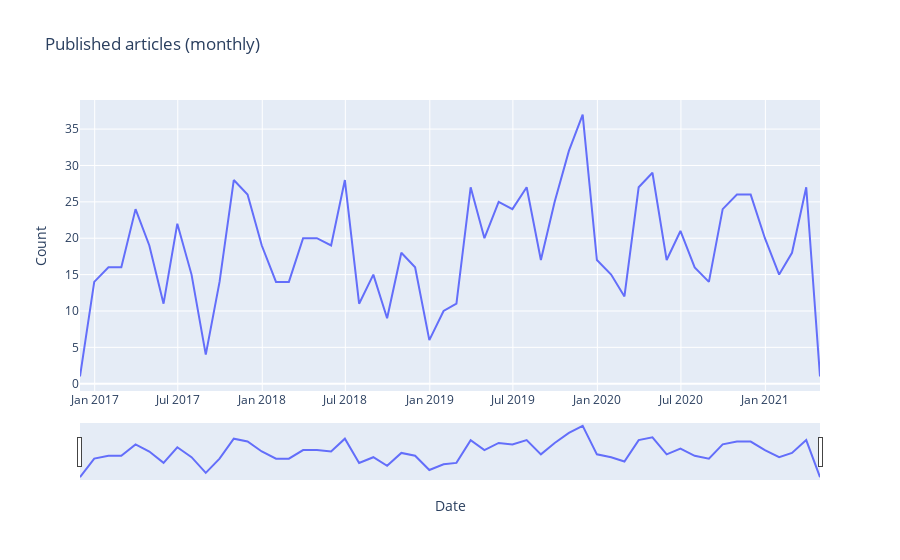

Write notebook code for a chart like this one.
### Code cell
fig = go.Figure(data=[
    
    go.Scatter(name='Published articles', x = list(monthly_count.index),
    y = list(monthly_count['URL']))
    
])

fig.layout.update(title = go.layout.Title(
                        text='Published articles (monthly)'))

fig.layout.update(yaxis= go.layout.YAxis(title=go.layout.yaxis.Title(
                        text='Count')))

fig.layout.update(xaxis = go.layout.XAxis(title = go.layout.xaxis.Title(text = 'Date'), rangeslider = dict(visible = True)));

iplot(fig, filename = 'published_articles')

### Figure 1 — Plotly figure (JSON) as saved in the notebook; plotly's stock layout.template omitted (floating-point values rounded to 4 significant figures)
{"data": [{"name": "Published articles", "type": "scatter", "x": ["2016-11-30T00:00:00", "2016-12-31T00:00:00", "2017-01-31T00:00:00", "2017-02-28T00:00:00", "2017-03-31T00:00:00", "2017-04-30T00:00:00", "2017-05-31T00:00:00", "2017-06-30T00:00:00", "2017-07-31T00:00:00", "2017-08-31T00:00:00", "2017-09-30T00:00:00", "2017-10-31T00:00:00", "2017-11-30T00:00:00", "2017-12-31T00:00:00", "2018-01-31T00:00:00", "2018-02-28T00:00:00", "2018-03-31T00:00:00", "2018-04-30T00:00:00", "2018-05-31T00:00:00", "2018-06-30T00:00:00", "2018-07-31T00:00:00", "2018-08-31T00:00:00", "2018-09-30T00:00:00", "2018-10-31T00:00:00", "2018-11-30T00:00:00", "2018-12-31T00:00:00", "2019-01-31T00:00:00", "2019-02-28T00:00:00", "2019-03-31T00:00:00", "2019-04-30T00:00:00", "2019-05-31T00:00:00", "2019-06-30T00:00:00", "2019-07-31T00:00:00", "2019-08-31T00:00:00", "2019-09-30T00:00:00", "2019-10-31T00:00:00", "2019-11-30T00:00:00", "2019-12-31T00:00:00", "2020-01-31T00:00:00", "2020-02-29T00:00:00", "2020-03-31T00:00:00", "2020-04-30T00:00:00", "2020-05-31T00:00:00", "2020-06-30T00:00:00", "2020-07-31T00:00:00", "2020-08-31T00:00:00", "2020-09-30T00:00:00", "2020-10-31T00:00:00", "2020-11-30T00:00:00", "2020-12-31T00:00:00", "2021-01-31T00:00:00", "2021-02-28T00:00:00", "2021-03-31T00:00:00", "2021-04-30T00:00:00"], "y": [1, 14, 16, 16, 24, 19, 11, 22, 15, 4, 14, 28, 26, 19, 14, 14, 20, 20, 19, 28, 11, 15, 9, 18, 16, 6, 10, 11, 27, 20, 25, 24, 27, 17, 25, 32, 37, 17, 15, 12, 27, 29, 17, 21, 16, 14, 24, 26, 26, 20, 15, 18, 27, 1]}], "layout": {"title": {"text": "Published articles (monthly)"}, "xaxis": {"rangeslider": {"visible": true}, "title": {"text": "Date"}}, "yaxis": {"title": {"text": "Count"}}}}
